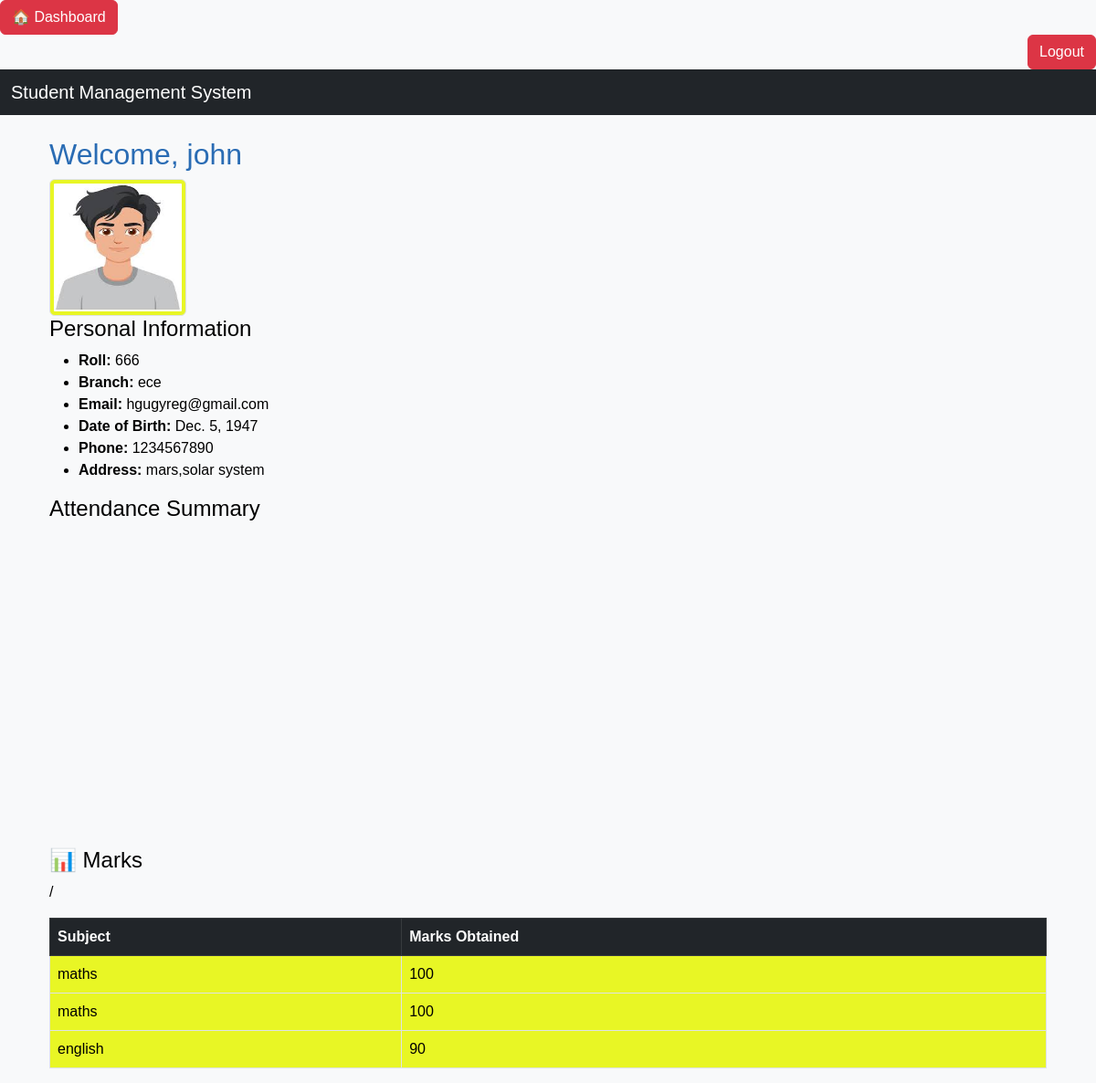
Screenshot of /dashboard/ (signed in) with the database file from the repository.
### student/models.py (models this page shows, shortened)
class students(models.Model):
    user = models.OneToOneField(User, on_delete=models.CASCADE, null=True, blank=True)
    name=models.CharField(max_length=50)
    roll=models.IntegerField(unique=True)
    branch=models.CharField(max_length=10)
    email=models.EmailField()
    profile_pic = models.ImageField(upload_to='profile_pics/', blank=True, null=True)
    dob = models.DateField(null=True, blank=True)
    phone = models.CharField(max_length=15,null=True, blank=True)
    address = models.TextField(max_length=100,null=True, blank=True)

class Marks(models.Model):
    student = models.ForeignKey(students, on_delete=models.CASCADE)
    subject = models.CharField(max_length=100)
    marks_obtained = models.IntegerField()

### student/views.py (the view)
# urls.py: path('dashboard/', v.student_dashboard, name='dashboard'),
@login_required
def student_dashboard(request):
    if request.user.is_superuser:
        return redirect('std_lst')
    current_user = request.user
    try:
        student = students.objects.get(user=current_user)  # assuming you linked student to user
        marks = Marks.objects.filter(student=student)
        present_count = Attendance.objects.filter(student=student, status="Present").count()
        absent_count = Attendance.objects.filter(student=student, status="Absent").count()
    except students.DoesNotExist:
        return HttpResponse("no user")  # optional fallback
    context = {
        'student': student,
        'present': present_count,
        'absent': absent_count,
        'marks': marks,
    }
    return render(request, 'dashboard.html', context)

### templates/dashboard.html (shortened to what this page needs)
{% extends "mainbt.html" %}
{% load static %}
{% block content %}
<div class="container mt-4">
    <h2>Welcome, {{ user.username }}</h2>
    {% if student.profile_pic %}
        <img src="{{ student.profile_pic.url }}" alt="Profile Picture" class="img-thumbnail" style="width: 150px; height: 150px;">
    {% endif %}
    <h4>Personal Information</h4>
<ul>
    <li><strong>Roll:</strong> {{ student.roll }}</li>
    <li><strong>Branch:</strong> {{ student.branch }}</li>
    <li><strong>Email:</strong> {{ student.email }}</li>
    <li><strong>Date of Birth:</strong> {{ student.dob }}</li>
    <li><strong>Phone:</strong> {{ student.phone }}</li>
    <li><strong>Address:</strong> {{ student.address }}</li>
</ul>
   <h4>Attendance Summary</h4>
    <div id="attendance_chart" style="width: 400px; height: 300px;"></div>
    <h4 class="mt-5">📊 Marks</h4>
    <table class="table table-bordered mt-3">/
        <thead class="table-dark">
            <tr>
                <th>Subject</th>
                <th>Marks Obtained</th>
            </tr>
        </thead>
        <tbody>
            {% for mark in marks %}
                <tr>
                    <td>{{ mark.subject }}</td>
                    <td>{{ mark.marks_obtained }}</td>
                </tr>
            {% endfor %}
        </tbody>
    </table>
</div>
{% endblock %}

### templates/mainbt.html (shortened to what this page needs)
<!DOCTYPE html>
<html>
<head>
     {% load static %}
     <link rel="stylesheet" href="{% static 'css/styles.css' %}">
    <link href="https://cdn.jsdelivr.net/npm/bootstrap@5.3.0/dist/css/bootstrap.min.css" rel="stylesheet">
</head>
<body class="bg-light">
<form action="{% url 'dashboard' %}" method="post" class="text-start">
  <button type="submit" class="btn btn-danger">🏠 Dashboard</button>
</form>
<form action="{% url 'logout' %}" method="post" class="text-end">
  <button type="submit" class="btn btn-danger">Logout</button>
</form>
<nav class="navbar navbar-dark bg-dark mb-4">
  <div class="container-fluid">
    <span class="navbar-brand mb-0 h1">Student Management System</span>
  </div>
</nav>
<div class="container">
  {% block content %}{% endblock %}
</div>
</body>
</html>

### static/css/styles.css (style rules this page uses)
h2 { color: #2a6cb4 !important; }
:root { --bs-body-bg: #e6f608e0 !important; --bs-body-color: #000000 !important; }
body { background-color: var(--bs-body-bg) !important; color: var(--bs-body-color) !important; font-family: Arial, sans-serif !important; }

### rows the page displays
students: profile_pic (picture), roll "666", branch "ece", email "hgugyreg@gmail.com", dob "Dec. 5, 1947", phone "1234567890", address "mars,solar system"
Marks: subject "maths", marks_obtained "100"
Marks: subject "maths", marks_obtained "100"
Marks: subject "english", marks_obtained "90"

### other values shown
{{ user.username }} "john"
